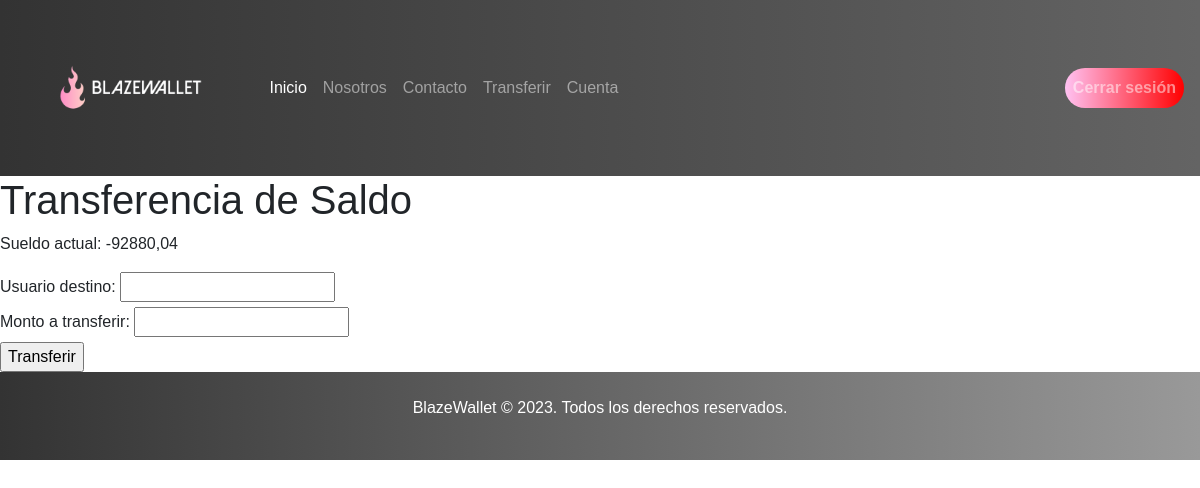
The app's page /transferencia/ (signed in), older data.
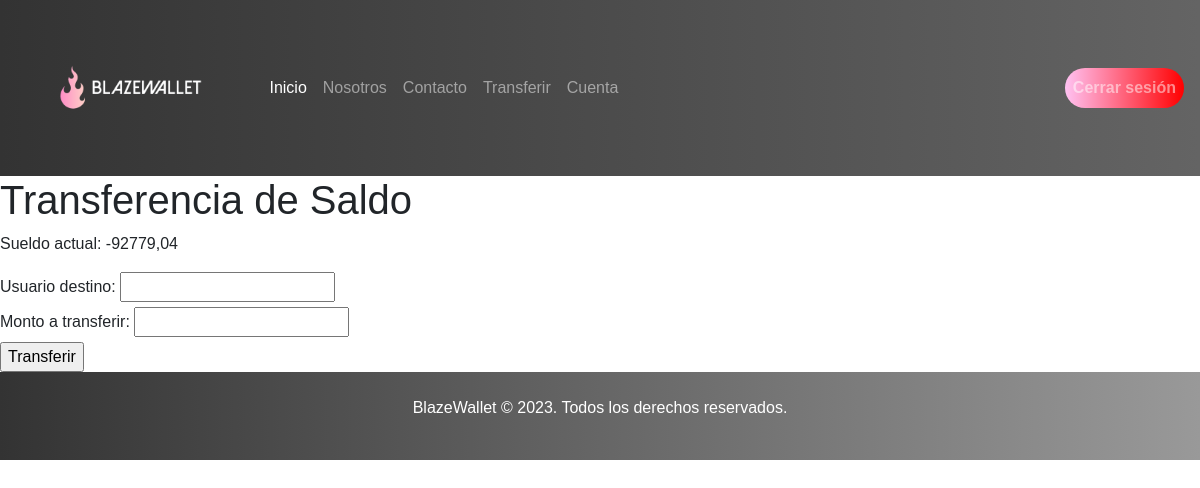
The same page, newer data.
### core/models.py (models this page shows, shortened)
class PerfilUsuario(models.Model):
    usuario = models.OneToOneField(User, on_delete=models.CASCADE)
    saldo = models.DecimalField(max_digits=10, decimal_places=2, default=10000)

### core/views.py (the view, shortened to what this page needs)
# urls.py: path('transferencia/', transferencia_saldo, name='transferencia_saldo'),
@login_required(login_url='/login/')
def transferencia_saldo(request):
    form = TransferenciaSaldoForm()
    error = None
    usuario_actual = request.user
    try:
        perfil_usuario_actual = PerfilUsuario.objects.get(usuario=usuario_actual)
        saldo_actual = perfil_usuario_actual.saldo
    except PerfilUsuario.DoesNotExist:
        saldo_actual = 0
        error = "No existe un perfil de usuario asociado a este usuario"
    return render(request, 'transferencia.html', {'form': form, 'saldo_actual': saldo_actual, 'error': error})

### core/forms.py
class TransferenciaSaldoForm(forms.Form):
    username_destino = forms.CharField(max_length=150)
    monto_transferencia = forms.DecimalField(max_digits=10, decimal_places=2)

### core/templates/transferencia.html (shortened to what this page needs)
{% extends 'base.html' %}
{% load static %}
{% block content %}
<h1>Transferencia de Saldo</h1>
<p>Sueldo actual: {{ saldo_actual }}</p>
<form method="post">
    <label for="username_destino">Usuario destino:</label>
    <input type="text" name="username_destino" required><br>
    <label for="monto_transferencia">Monto a transferir:</label>
    <input type="number" step="0.01" name="monto_transferencia" required><br>
    <input type="submit" value="Transferir">
</form>
{% endblock %}

Row changes from the older to the newer data that the page shows:
changed PerfilUsuario: saldo "-92880,04" → "-92779,04"
